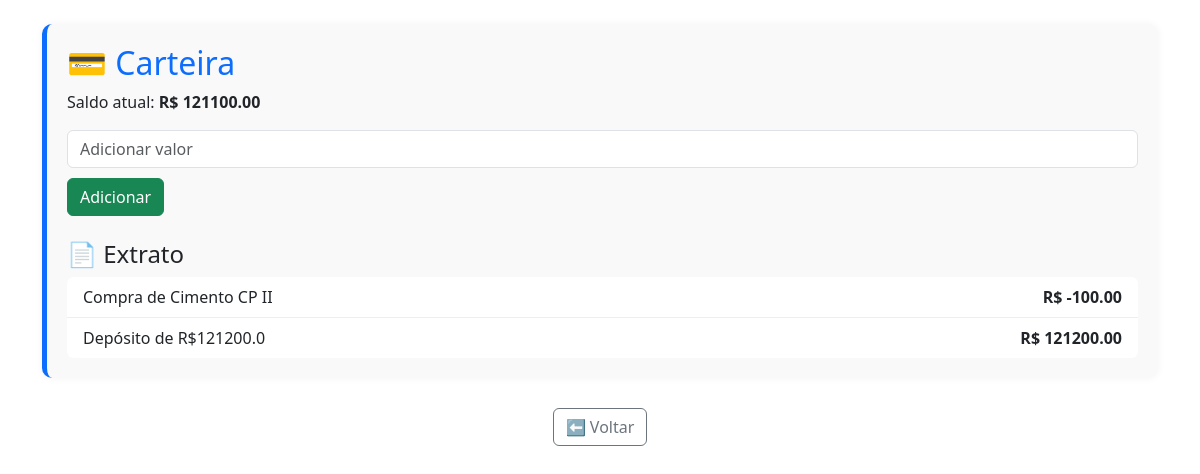
/carteira/detalhes (signed in), run on the app's committed database.
### app/models/carteira.py (models this page shows)
class Carteira(db.Model):
    id = db.Column(db.Integer, primary_key=True)
    saldo = db.Column(db.Float, default=0.0)
    usuario_id = db.Column(db.Integer, db.ForeignKey('usuario.id'), unique=True)
    usuario = db.relationship('Usuario', back_populates='carteira')
    extratos = db.relationship('Extrato', backref='carteira', lazy=True)

### app/models/extrato.py (models this page shows)
class Extrato(db.Model):
    id = db.Column(db.Integer, primary_key=True)
    descricao = db.Column(db.String(255))
    valor = db.Column(db.Float, nullable=False)
    data = db.Column(db.DateTime, default=datetime.utcnow)
    carteira_id = db.Column(db.Integer, db.ForeignKey('carteira.id'))

### app/routes/carteira.py (the view)
@carteira_bp.route("/detalhes")
def detalhes():
    usuario_id = session['usuario_id']
    usuario = Usuario.query.get(usuario_id)
    extratos = usuario.carteira.extratos[::-1]
    return render_template('carteira_detalhes.html', usuario=usuario, extratos=extratos)

### app/templates/carteira_detalhes.html (shortened to what this page needs)
{% extends 'base.html' %}
{% block conteudo %}
<link rel="stylesheet" href="{{ url_for('static', filename='css/carteira.css') }}">
<div class="card-carteira">
  <h2>💳 Carteira</h2>
  <p>Saldo atual: <strong>R$ {{ "%.2f"|format(usuario.carteira.saldo) }}</strong></p>
  <form method="post" action="{{ url_for('carteira.adicionar_saldo') }}" class="form-adicionar mb-4">
    <input type="number" name="valor" class="form-control" placeholder="Adicionar valor" min="1" step="0.01" required>
    <button type="submit" class="btn btn-success">Adicionar</button>
  </form>
  <h4>📄 Extrato</h4>
  <ul class="list-group extrato-list">
    {% for item in extratos %}
      <li class="list-group-item d-flex justify-content-between">
        <span>{{ item.descricao }}</span>
        <strong>R$ {{ "%.2f"|format(item.valor) }}</strong>
      </li>
    {% else %}
      <li class="list-group-item">Nenhuma movimentação ainda.</li>
    {% endfor %}
  </ul>
</div>
<div class="mt-4 text-center">
  <a href="{{ url_for('main.home') }}" class="btn btn-outline-secondary">⬅ Voltar</a>
</div>
{% endblock %}

### app/static/css/carteira.css (style rules this page uses)
.card-carteira { background: #f9f9f9; border-left: 5px solid #0d6efd; padding: 20px; margin-bottom: 30px; border-radius: 10px; box-shadow: 0 0 8px rgba(0, 0, 0, 0.05); }
.card-carteira h2 { color: #0d6efd; }
.extrato-list { max-height: 300px; overflow-y: auto; }
.extrato-list .list-group-item { border: none; border-bottom: 1px solid #eee; }
.extrato-list .list-group-item:last-child { border-bottom: none; }
.form-adicionar { display: flex; gap: 10px; flex-wrap: wrap; align-items: center; }

### data on the page
Carteira: carteira.saldo "121100.00"
Extrato: descricao "Compra de Cimento CP II", valor "-100.00"
Extrato: descricao "Depósito de R$121200.0", valor "121200.00"
